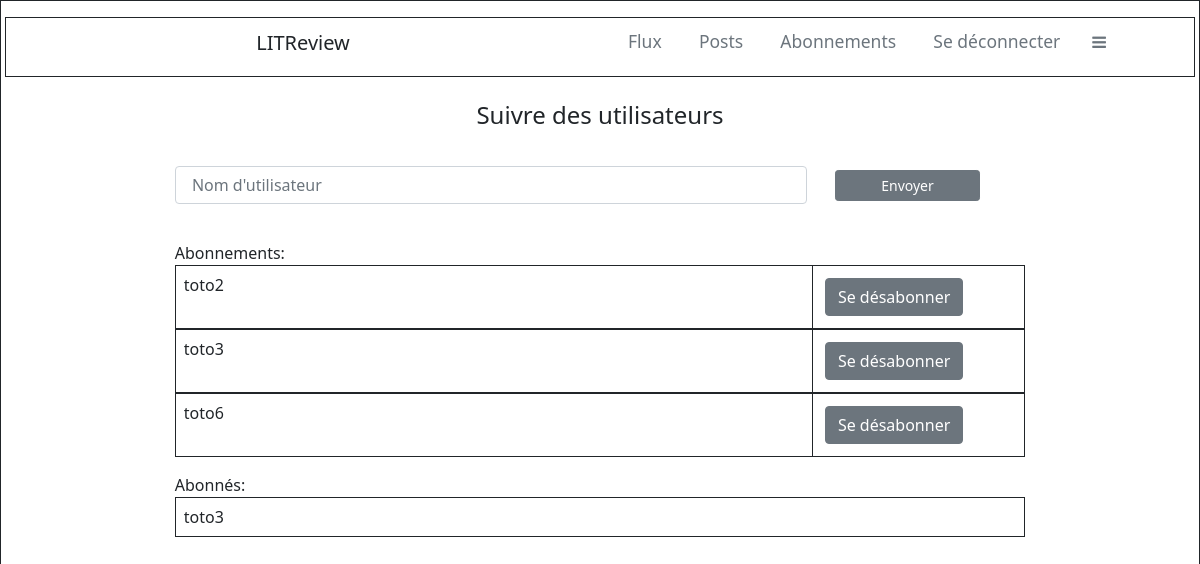
/follow-users/ (signed in), run on the app's committed database.
### blog/models.py (models this page shows)
class UserFollows(models.Model):
    user = models.ForeignKey(to=settings.AUTH_USER_MODEL,
                             on_delete=models.CASCADE,
                             related_name='following',
                             )
    followed_user = models.ForeignKey(to=settings.AUTH_USER_MODEL,
                                      on_delete=models.CASCADE,
                                      related_name='followed_by',
                                      )
    class Meta:
        unique_together = ['user', 'followed_user', ]

### authentication/models.py (models this page shows)
class User(AbstractUser):
    CREATOR = 'CREATOR'
    SUBSCRIBER = 'SUBSCRIBER'
    ROLE_CHOICES = (
        (CREATOR, 'Créateur'),
        (SUBSCRIBER, 'Abonné'),
    )
    profile_photo = models.ImageField(verbose_name='Photo de profil')
    role = models.CharField(max_length=30, choices=ROLE_CHOICES,
                            verbose_name='Rôle')
    follows = models.ManyToManyField(
        'self',
        limit_choices_to={'role': CREATOR},
        symmetrical=False,
        verbose_name='suit',
    )

### blog/views.py (the view, shortened to what this page needs)
# urls.py: path('follow-users/', blog.views.follow_users, name='follow_users'),
@login_required
def follow_users(request):
    form = forms.UserFollowsForm()
    context = {'form': form}
    followed_users = models.UserFollows.objects.filter(user=request.user)
    context['followed_users'] = followed_users
    followers = models.UserFollows.objects.filter(followed_user=request.user)
    context['followers'] = followers
    return render(request, "blog/follow_users_form.html", context=context)

### blog/forms.py (shortened to what this page needs)
class UserFollowsForm(forms.ModelForm):
    followed_user = forms.CharField(label='',
                                    max_length=256,
                                    widget=forms.TextInput(attrs={"placeholder": " Nom d'utilisateur"}),
                                    )
    class Meta:
        model = models.UserFollows
        fields = ['followed_user']

### blog/templates/blog/follow_users_form.html (shortened to what this page needs)
{% extends 'base.html' %}
{% load crispy_forms_tags %}
{% block content %}
    <div class="container w-75">
        <div class="text-center">
            <h4>Suivre des utilisateurs</h4>
            <br/>
            <form method="post" enctype="multipart/form-data" novalidate>
                <div class="row align-items-center">
                    <div class="col-9" >{{ form|crispy }}
                    </div>
                    <button type="submit"
                            class = "col-2 m-3 mb-4 mt-2 btn btn-secondary btn-sm"
                            aria-pressed="true">Envoyer
                    </button>
                </div>
            </form>
        </div>
        <thead>Abonnements:
        </thead>
        <table class="table">
            {% for followed_user in followed_users %}
            <tbody>
                <td class="border border-dark w-75">
                    {{followed_user.followed_user}}
                </td>
                <td class="border border-dark w-25">
                    <a href="{% url 'delete_subscription' followed_user.id %}" aria-pressed="true">
                        <button type="submit" class = "m-1 btn btn-secondary btn-md" >Se désabonner</button>
                    </a>
                </td>
            </tbody>
            {% endfor %}
            </table>
        <thead>Abonnés:
        </thead>
        <table class="table">
            {% for follower in followers %}
            <tbody>
                <td class="border border-dark">{{follower.user}}
                </td>
            </tbody>
            {% endfor %}
        </table>
    </div>
{% endblock content %}

### data on the page
UserFollows: followed_user "toto2"
UserFollows: followed_user "toto3"
UserFollows: followed_user "toto6"
UserFollows: user "toto3"
